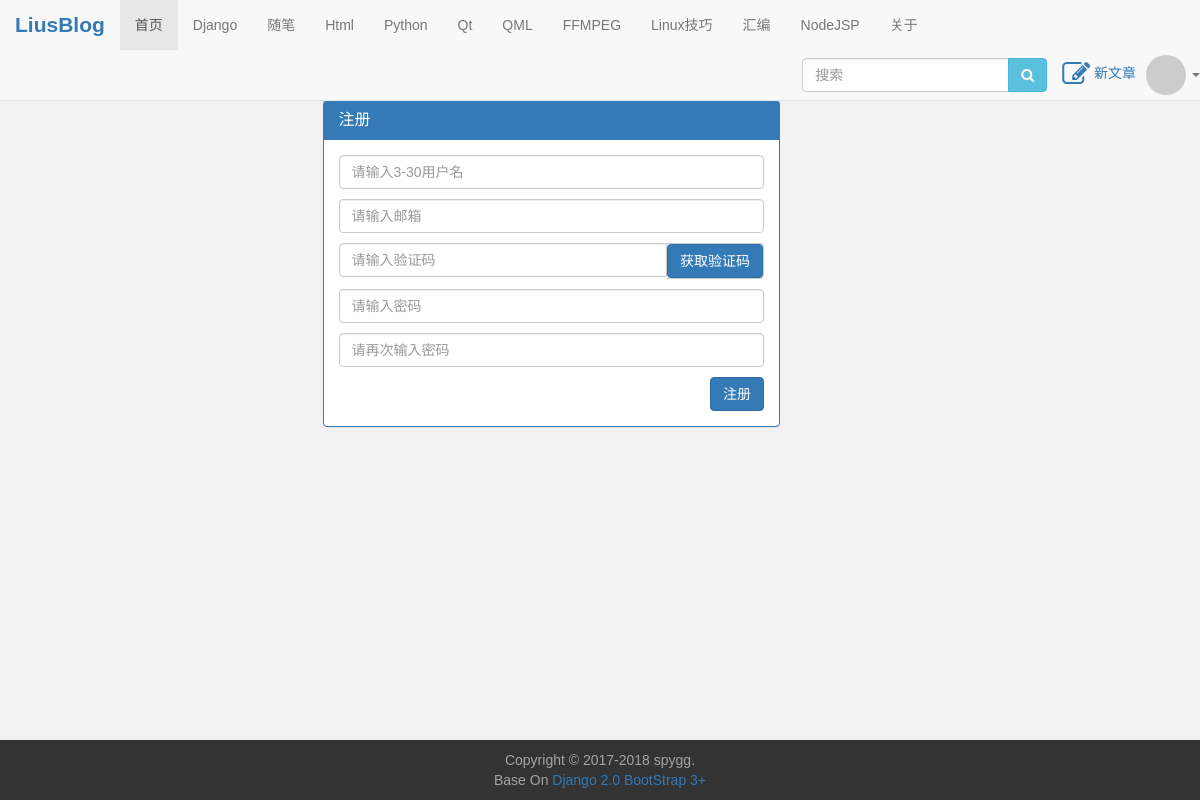
The page /register/ (signed in) on the database its author committed.
### blog/models.py (models this page shows)
class BlogType(models.Model):
    type_name = models.CharField(max_length = 20)
    def __str__(self):
        return self.type_name

### blog/views.py (the view)
# urls.py: path('register/', views.register, name='register'),
def register(request):
    if request.method == 'POST':
        registerForm = RegisterForm(request.POST, request = request)
        if registerForm.is_valid():
            username = registerForm.cleaned_data['username']
            password = registerForm.cleaned_data['password']
            email = registerForm.cleaned_data['email']
            user = User.objects.create_user(username, email, password)
            user.save()
            user = auth.authenticate(username = username, password=password)
            auth.login(request, user)
            pre_url = request.GET.get('from', reverse('home'))
            return HttpResponseRedirect(pre_url)
    else:
        registerForm = RegisterForm()
    context = {}
    context['registerForm'] = registerForm
    context['blog_types'] = BlogType.objects.all()
    return render(request, 'register.html', context)

### blog/forms.py (shortened to what this page needs)
class RegisterForm(forms.Form):
    username = forms.CharField(max_length=50, min_length=3, widget = forms.TextInput(attrs={'class':'form-control', 'placeholder':'请输入3-30用户名'}))
    email = forms.EmailField(widget = forms.EmailInput(attrs={'class':'form-control', 'placeholder':'请输入邮箱'}))
    verify_code = forms.CharField(widget = forms.TextInput(attrs={'class':'form-control', 'placeholder':'请输入验证码'}))
    password = forms.CharField(min_length = 6, widget=forms.PasswordInput(attrs={'class':'form-control', 'placeholder':'请输入密码'}))
    password_again = forms.CharField(min_length = 6, widget=forms.PasswordInput(attrs={'class':'form-control', 'placeholder':'请再次输入密码'}))
    def __init__(self, *args, **kwargs):
        if 'request' in kwargs:
            self.request = kwargs.pop('request')
        super(RegisterForm, self).__init__(*args, **kwargs)

### templates/register.html (shortened to what this page needs)
{% extends 'base.html' %}
{% block main_area %}
    <div class="container">
        <div class="row">
            <div class="register-area col-md-5 col-md-offset-3">
                <div class="panel panel-primary ">
                    <div class="panel-heading">
                        <h3 class="panel-title">注册</h3>
                    </div>
                    <div class="panel-body">
                        <form method="POST" action="{% url 'register' %}">
                            {% for field in registerForm %}
                                {% ifequal field.id_for_label 'id_verify_code' %}
                                    <div class="input-group">
                                       {{ field }}
                                      <span class="input-group-addon send_verify_code_span">
                                        <button id='send_verify_code_btn'   class="btn btn-primary">获取验证码</button>
                                      </span>
                                    </div>
                                {% else %}
                                    {{ field }}
                                {% endifequal %}
                            {% endfor %}
                            <input type="submit" id='register_btn' class="pull-right btn btn-primary" value="注册" />
                        </form>
                    </div>
                </div>
            </div>
        </div>
    </div>
{% endblock %}

### templates/base.html (shortened to what this page needs)
<!DOCTYPE html>
<html lang="en">
<head>
    {% load static %}
    <link rel="stylesheet" type="text/css" href="/static/css/bootstrap.min.css">
    <link rel="stylesheet" type="text/css" href="/static/css/font-awesome.min.css">
    <link rel="stylesheet" type="text/css" href="/static/css/base.css">
    <link rel="stylesheet" type="text/css" href="{% static 'ckeditor/ckeditor/plugins/codesnippet/lib/highlight/styles/atelier-dune.dark.css' %}">
</head>
<body>
    <div id="nav-area" class="navbar navbar-default navbar-fixed-top">
      <div class="container-fluid">
        <div class="navbar-header">
          <div class="navbar-brand">
            <a href="{% url 'home' %}">
              <span>LiusBlog</span>
            </a>
          </div>
        </div>
        <div class="collapse navbar-collapse" id="bs-example-navbar-collapse-1">
          <ul class="nav navbar-nav">
            {% if blog_type %}
              <li>
            {% else %}
              <li class="active">
            {% endif %}
              <a href="{% url 'home' %}">首页</a>
            </li>
            {% for blog_catagroy in blog_types %}
              {% if blog_catagroy.type_name == blog_type %}
                <li class="active">
              {% else %}
                <li>
              {% endif %}
                <a href="{% url 'article_list' %}?blog_type={{ blog_catagroy }}"> {{ blog_catagroy }} </a>
              </li>
            {% endfor %}
            {% if blog_type == 'about'%}
              <li class="active">
            {% else %}
              <li>
            {% endif %}
              <a href="{% url 'about_me' %}">关于</a>
            </li>
          </ul>
          <div class="pull-right">
            <ul class="nav navbar-nav navbar-left">
              <form class="hidden-sm  nav-item navbar-form" role="search" method="get" id="searchform" action="/search/">
                  <div class="input-group">
                      <input type="search" name="q" class="form-control rounded-0 f-15" placeholder="搜索" required=True>
                      <div class="input-group-btn">
                          <button class="btn btn-info rounded-0" type="submit"><i class="fa fa-search"></i></button>
                      </div>
                  </div>
              </form>
            </ul>
            {% if request.user.is_authenticated %}
              <ul class="nav navbar-nav navbar-right">
                {% if request.user.is_superuser %}
                  <div class="nav-new-article">
                    <a href="">
                      <i class="fa fa-2x fa-pencil-square-o" aria-hidden="true"></i>
                      <span>新文章</span>
                    </a>
                  </div>
                {% endif %}
                <li class="dropdown navbar-right" >
                  <a  style="padding-left: 0px;padding-top: 5px;padding-bottom: 5px; margin-left: 10px;" href="#" class="dropdown-toggle" data-toggle="dropdown" role="button" aria-haspopup="true" title='{{ request.user }} 欢迎回来!'>
                    <img style="border-radius: 50%;height: 40px;" src="https://dummyimage.com/60x60/333333/ffffff&text={{ request.user.username }}" alt="{{ request.user }}">
                    <span class="caret"></span>
                  </a>
                </li>
              </ul>
            {% endif %}
          </div>
        </div>
      </div>
    </div>
    <div id="main-area" class="container">
        <div class="row clearfix">
            {% block main_area %}{% endblock %}
        </div>
    </div>
    <div id="footer-area">
      <div>
          <span>Copyright © 2017-2018 spygg.</span>
      </div>
      <div>
          <span>Base On</span>
          <a href="https://www.djangoproject.com" target="_blank">Django 2.0</a>
          <a href="http://www.bootcss.com/" target="_blank">BootStrap 3+</a>
      </div>
    </div>
</body>
</html>

### static/css/base.css (style rules this page uses)
html, body { background: #f2f2f2; display: -webkit-flex; display: flex; min-height: 100vh; flex-direction: column; margin: 0; padding: 0; font-family: Arial,Helvetica,sans-serif,"Hiragino Sans GB","WenQuanYi Zen Hei",Microsoft Yahei,"微软雅黑"; }
.navbar-brand { font-size: 1.5em; font-weight: bold; text-shadow: 1px 2px 5px rgba(255, 255, 255, 0.1), 0px 0px 30px rgba(255, 255, 255, 0.125); }
.h3, h3 { font-size: 1.2em; }
.navbar-form { display: inline-block; }
.nav-new-article { display: inline-block; margin-top: 10px; }
.nav-new-article i { vertical-align: middle; }
#main-area { flex: 1 0 auto; margin-top: 50px; }
#footer-area { width: 100%; background: #333; color: #a5a4a4; text-align: center; padding: 10px 0px 10px 0px; }

### templates/register.html (style rules this page uses)
.register-area { margin-top: 50px; }
ul { list-style: none; padding-left: 1em; }
.send_verify_code_span { padding: 0px; }

### rows shown on the page
BlogType: type_name "Django"
BlogType: type_name "随笔"
BlogType: type_name "Html"
BlogType: type_name "Python"
BlogType: type_name "Qt"
BlogType: type_name "QML"
BlogType: type_name "FFMPEG"
BlogType: type_name "Linux技巧"
BlogType: type_name "汇编"
BlogType: type_name "NodeJSP"
